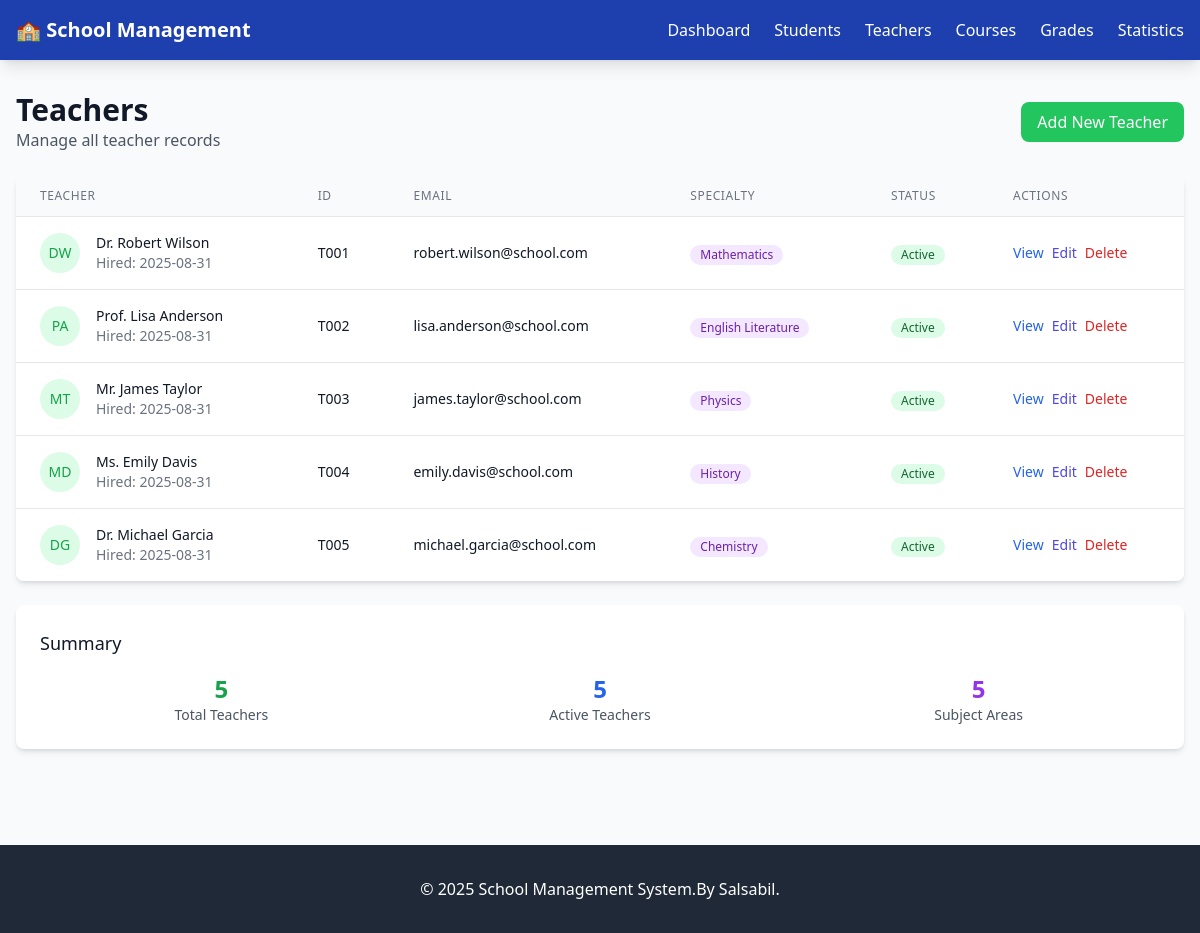
The page /teachers on the database its author committed.
### models/your_model.py (models this page shows, shortened)
class Teacher(db.Model):
    __tablename__ = 'teachers'
    id = db.Column(db.Integer, primary_key=True)
    teacher_id = db.Column(db.String(10), unique=True, nullable=False)
    first_name = db.Column(db.String(50), nullable=False)
    last_name = db.Column(db.String(50), nullable=False)
    email = db.Column(db.String(100), unique=True, nullable=False)
    subject_specialty = db.Column(db.String(100))
    hire_date = db.Column(db.Date, default=datetime.utcnow().date)
    status = db.Column(db.String(20), default='active')
    courses = db.relationship('Course', backref='teacher', lazy=True, cascade='all, delete-orphan')
    @property
    def full_name(self):
        return f"{self.first_name} {self.last_name}"

### index.py (the view)
@app.route('/teachers')
def teachers_list():
    teachers = Teacher.query.all()
    return render_template('teachers/index.html', teachers=teachers)

### templates/teachers/index.html (shortened to what this page needs)
{% extends "base.html" %}
{% block content %}
<div class="space-y-6">
    <div class="flex justify-between items-center">
        <div>
            <h1 class="text-3xl font-bold text-gray-900">Teachers</h1>
            <p class="text-gray-600">Manage all teacher records</p>
        </div>
        <a href="{{ url_for('teacher_create') }}" class="bg-green-500 hover:bg-green-600 text-white font-medium py-2 px-4 rounded-lg transition-colors">
            Add New Teacher
        </a>
    </div>
    <div class="bg-white rounded-lg shadow-md overflow-hidden">
        <div class="overflow-x-auto">
            <table class="min-w-full divide-y divide-gray-200">
                <thead class="bg-gray-50">
                    <tr>
                        <th class="px-6 py-3 text-left text-xs font-medium text-gray-500 uppercase tracking-wider">Teacher</th>
                        <th class="px-6 py-3 text-left text-xs font-medium text-gray-500 uppercase tracking-wider">ID</th>
                        <th class="px-6 py-3 text-left text-xs font-medium text-gray-500 uppercase tracking-wider">Email</th>
                        <th class="px-6 py-3 text-left text-xs font-medium text-gray-500 uppercase tracking-wider">Specialty</th>
                        <th class="px-6 py-3 text-left text-xs font-medium text-gray-500 uppercase tracking-wider">Status</th>
                        <th class="px-6 py-3 text-left text-xs font-medium text-gray-500 uppercase tracking-wider">Actions</th>
                    </tr>
                </thead>
                <tbody class="bg-white divide-y divide-gray-200">
                    {% for teacher in teachers %}
                    <tr class="hover:bg-gray-50">
                        <td class="px-6 py-4 whitespace-nowrap">
                            <div class="flex items-center">
                                <div class="flex-shrink-0 h-10 w-10">
                                    <div class="h-10 w-10 rounded-full bg-green-100 flex items-center justify-center">
                                        <span class="text-green-600 font-medium text-sm">{{ teacher.first_name[0] }}{{ teacher.last_name[0] }}</span>
                                    </div>
                                </div>
                                <div class="ml-4">
                                    <div class="text-sm font-medium text-gray-900">{{ teacher.full_name }}</div>
                                    <div class="text-sm text-gray-500">Hired: {{ teacher.hire_date.strftime('%Y-%m-%d') if teacher.hire_date else 'N/A' }}</div>
                                </div>
                            </div>
                        </td>
                        <td class="px-6 py-4 whitespace-nowrap text-sm text-gray-900">{{ teacher.teacher_id }}</td>
                        <td class="px-6 py-4 whitespace-nowrap text-sm text-gray-900">{{ teacher.email }}</td>
                        <td class="px-6 py-4 whitespace-nowrap">
                            <span class="inline-flex items-center px-2.5 py-0.5 rounded-full text-xs font-medium bg-purple-100 text-purple-800">
                                {{ teacher.subject_specialty or 'Not specified' }}
                            </span>
                        </td>
                        <td class="px-6 py-4 whitespace-nowrap">
                            <span class="inline-flex items-center px-2.5 py-0.5 rounded-full text-xs font-medium {% if teacher.status == 'active' %}bg-green-100 text-green-800{% else %}bg-red-100 text-red-800{% endif %}">
                                {{ teacher.status|title }}
                            </span>
                        </td>
                        <td class="px-6 py-4 whitespace-nowrap text-sm font-medium">
                            <div class="flex space-x-2">
                                <a href="{{ url_for('teacher_details', id=teacher.id) }}" class="text-blue-600 hover:text-blue-900">View</a>
                                <a href="{{ url_for('teacher_edit', id=teacher.id) }}" class="text-indigo-600 hover:text-indigo-900">Edit</a>
                                <form method="POST" action="{{ url_for('teacher_delete', id=teacher.id) }}" class="inline" onsubmit="return confirm('Are you sure you want to delete this teacher?')">
                                    <button type="submit" class="text-red-600 hover:text-red-900">Delete</button>
                                </form>
                            </div>
                        </td>
                    </tr>
                    {% endfor %}
                </tbody>
            </table>
        </div>
    </div>
    <div class="bg-white rounded-lg shadow-md p-6">
        <h2 class="text-lg font-medium text-gray-900 mb-4">Summary</h2>
        <div class="grid grid-cols-1 md:grid-cols-3 gap-4">
            <div class="text-center">
                <p class="text-2xl font-bold text-green-600">{{ teachers|length }}</p>
                <p class="text-sm text-gray-600">Total Teachers</p>
            </div>
            <div class="text-center">
                <p class="text-2xl font-bold text-blue-600">{{ teachers|selectattr('status', 'equalto', 'active')|list|length }}</p>
                <p class="text-sm text-gray-600">Active Teachers</p>
            </div>
            <div class="text-center">
                <p class="text-2xl font-bold text-purple-600">{{ teachers|map(attribute='subject_specialty')|select|unique|list|length }}</p>
                <p class="text-sm text-gray-600">Subject Areas</p>
            </div>
        </div>
    </div>
</div>
{% endblock %}

### rows shown on the page
Teacher: first_name "D", last_name "W", full_name "Dr. Robert Wilson", hire_date "2025-08-31", teacher_id "T001", email "robert.wilson@school.com", subject_specialty "Mathematics", status "Active"
Teacher: first_name "P", last_name "A", full_name "Prof. Lisa Anderson", hire_date "2025-08-31", teacher_id "T002", email "lisa.anderson@school.com", subject_specialty "English Literature", status "Active"
Teacher: first_name "M", last_name "T", full_name "Mr. James Taylor", hire_date "2025-08-31", teacher_id "T003", email "james.taylor@school.com", subject_specialty "Physics", status "Active"
Teacher: first_name "M", last_name "D", full_name "Ms. Emily Davis", hire_date "2025-08-31", teacher_id "T004", email "emily.davis@school.com", subject_specialty "History", status "Active"
Teacher: first_name "D", last_name "G", full_name "Dr. Michael Garcia", hire_date "2025-08-31", teacher_id "T005", email "michael.garcia@school.com", subject_specialty "Chemistry", status "Active"

### other values the page prints
{{ teachers|length }} "5"
{{ teachers|selectattr('status', 'equalto', 'active')|list|length }} "5"
{{ teachers|map(attribute='subject_specialty')|select|unique|list|length }} "5"
